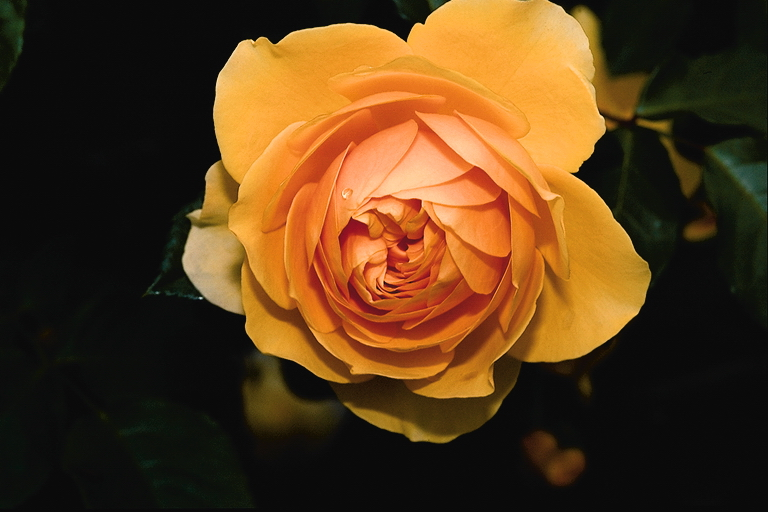
#> input picture 实验3彩色图像处理/6.10.jpg, 768 x 512 px, found by its file name
$ python test.py
#> lines starting #> are read from the running program, lines starting #| are printed output that depends on the picture; after the words box and inside, x2 and y2 are one past the last pixel; in counts of white or black regions, pixels touching at a corner belong together
#> further down, img is the input picture: shape (512, 768, 3); mean B, G, R 25.9, 58.6, 88.8
import cv2
import matplotlib.pyplot as plt
import numpy as np

def calcAndDrawHist(image):
    b, g, r = cv2.split(image)
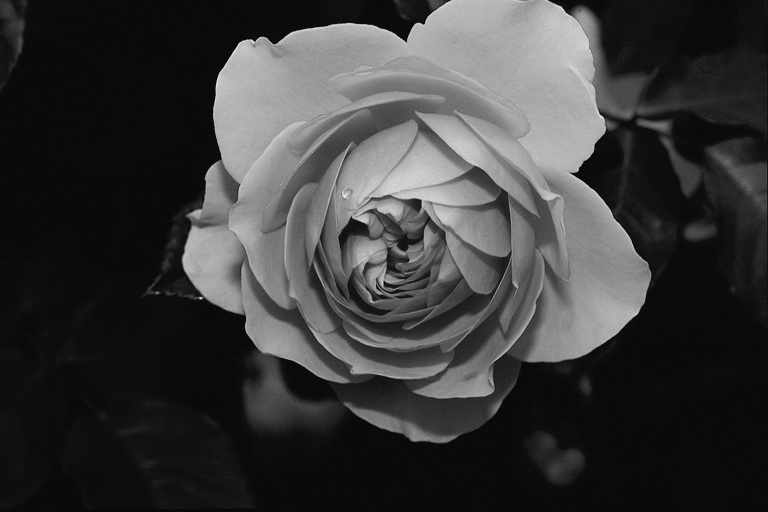
#> g: shape (512, 768); min 0, max 240, mean 58.6

    # 显示图像
    fig, ax = plt.subplots(2, 2)
    ax[0, 0].set_title('b hist')
    ax[0, 0].hist(b.ravel(), bins=256)
    ax[0, 1].set_title('g hist')
    ax[0, 1].hist(g.ravel(), bins=256)
    ax[1, 0].set_title('r hist')
    ax[1, 0].hist(r.ravel(), bins=256)
    ax[1, 1].set_title('src')
    ax[1, 1].imshow(cv2.cvtColor(image, cv2.COLOR_BGR2RGB))
    # ax[0,0].axis('off');ax[0,1].axis('off');ax[1,0].axis('off');
    ax[1, 1].axis('off')  # 关闭坐标轴显示
    plt.show()
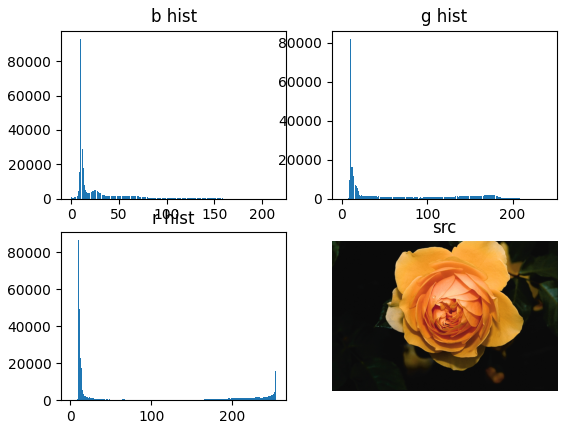
#> figure drawn by matplotlib, 4 panels; panel 1: tallest bar 93198 high, from x = 9.24 to 10.08; panel 2: tallest bar 82246 high, from x = 9.38 to 10.31; panel 3: tallest bar 86512 high, from x = 9.93 to 10.92

def RGB_separate(image, l_b, l_g, l_r, h_b, h_g, h_r):
    # 定义提取颜色的上下限
    lower = np.array([l_b, l_g, l_r])
    higher = np.array([h_b, h_g, h_r])
    # 提取图像中界限范围的部分
    mask = cv2.inRange(image, lower, higher)
    left = cv2.bitwise_not(img, img, mask=mask)
    return left

def HSI_separete(image, thresh):
    # value 局部阈值
    # 根据图像的hsi，得到该图像i分量的影响较大，固该函数以亮度为模板进行掩膜操作
#> called with thresh = 100
    img_hsi = cv2.cvtColor(image, cv2.COLOR_BGR2HSV)
#> img_hsi: shape (512, 768, 3); mean H, S, V 19.2, 101.6, 89.8
    # HSI空间通道0是色调，1是饱和度， 2是亮度
    h = img_hsi[:, :, 0]
    s = img_hsi[:, :, 1]
    i = img_hsi[:, :, 2]
    # threshold(InputArray src, OutputArray dst, double thres, double maxval, int type)
    # src：源图像，可以为8位的灰度图，也可以为32位的彩色图像；
    # dst：输出图像；
    # thresh：阈值；
    # maxval：二值图像中灰度最大值
    # type：阈值操作类型
    ret_i, binary_i = cv2.threshold(i, thresh, 255, cv2.THRESH_BINARY)
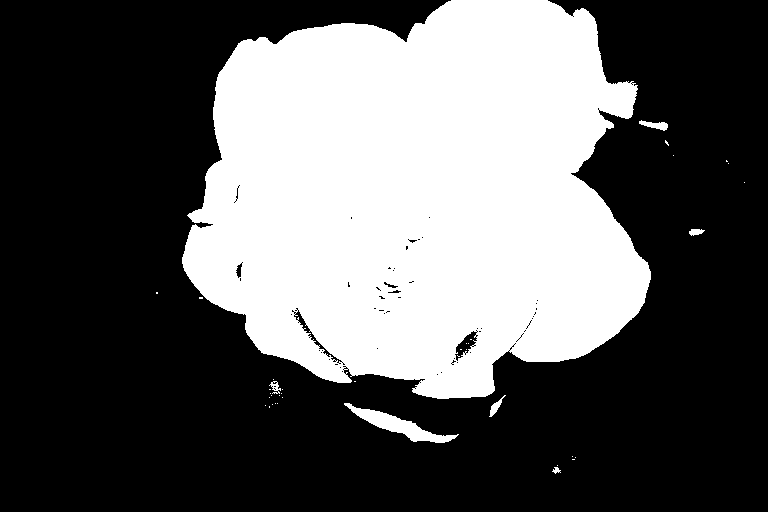
#> binary_i: shape (512, 768); 36.2% white; 39 white regions (32 under 20 px), largest, box (x1, y1, x2, y2) and area: (182, 0, 651, 399) 140362, (344, 403, 459, 443) 1288, (639, 120, 668, 131) 163
#> ret_i = 100
    # 与运算
    h = cv2.bitwise_and(h, binary_i)
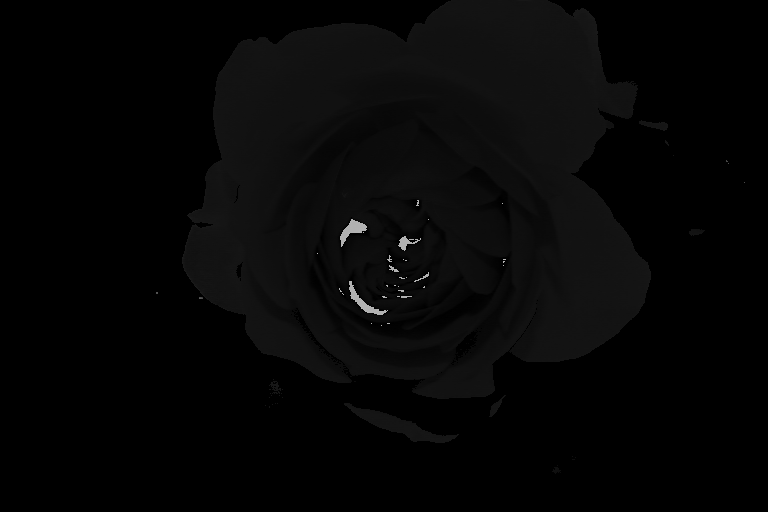
#> h: shape (512, 768); min 0, max 179, mean 5.7
    s = cv2.bitwise_and(s, binary_i)
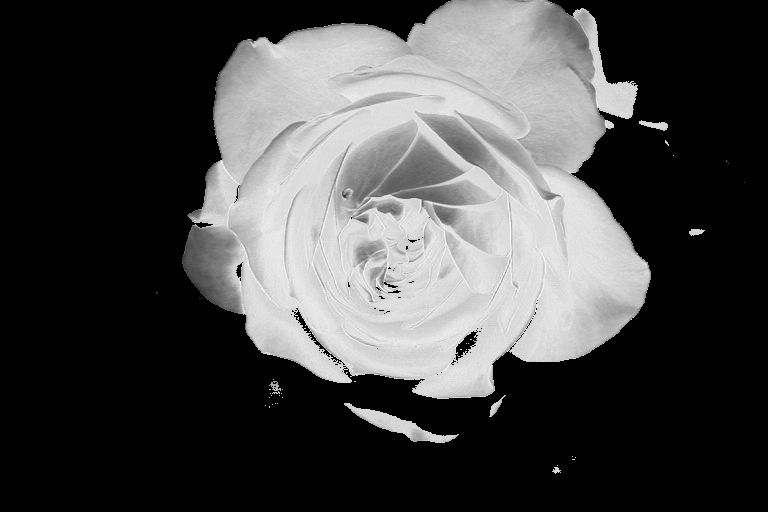
#> s: shape (512, 768); min 0, max 255, mean 71
    i = cv2.bitwise_and(i, binary_i)
    img_hsi = cv2.merge([h, s, i])
#> img_hsi: shape (512, 768, 3); mean H, S, V 5.7, 71, 78.3
    image_rgb = cv2.cvtColor(img_hsi, cv2.COLOR_HSV2BGR)
    return image_rgb

img = cv2.imread("C:\\tmp\\6.10.jpg")
rgb_show = calcAndDrawHist(img)
HSIImg = HSI_separete(img, 100)
RGBImg = RGB_separate(img, l_b=9, l_g=9, l_r=9, h_b=13, h_g=13, h_r=14)
#> in RGB_separate, `mask = cv2.inRange(image, lower, higher)`:
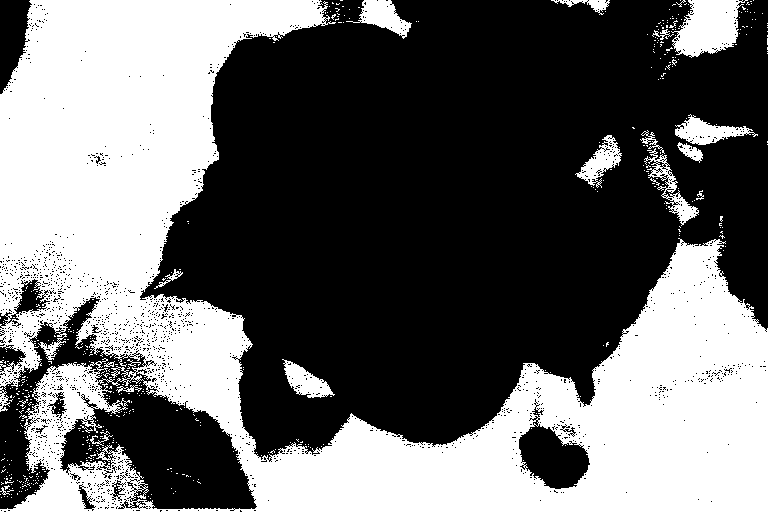
#> mask: shape (512, 768); 41.1% white; 499 white regions (477 under 20 px), largest, box (x1, y1, x2, y2) and area: (0, 0, 768, 512) 151131, (671, 0, 748, 58) 2845, (675, 114, 758, 145) 1136
#> in RGB_separate, `left = cv2.bitwise_not(img, img, mask=mask)`:
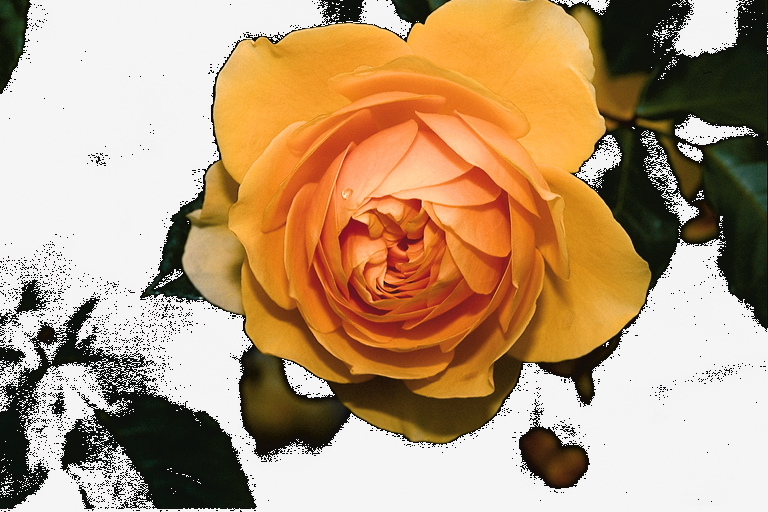
#> left: shape (512, 768, 3); mean B, G, R 121.9, 154.5, 184.8
cv2.imshow("HSI_separete", HSIImg)
cv2.imshow("RGB_separete", RGBImg)
cv2.waitKey()
cv2.destroyAllWindows()

$ run again, with 实验3彩色图像处理/6.14.jpg copied over 实验3彩色图像处理/6.10.jpg
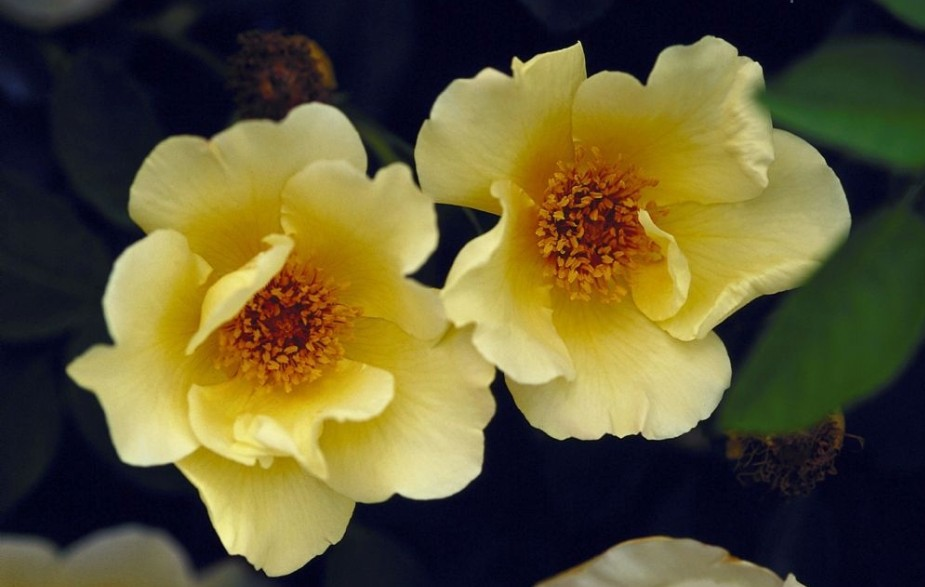
#> input picture 实验3彩色图像处理/6.14.jpg, 925 x 587 px, found by its file name
#> img is the input picture: shape (587, 925, 3); mean B, G, R 50.6, 86.8, 94.8
#> in HSI_separete, `ret_i, binary_i = cv2.threshold(i, thresh, 255, cv2.THRESH_BINARY)`:
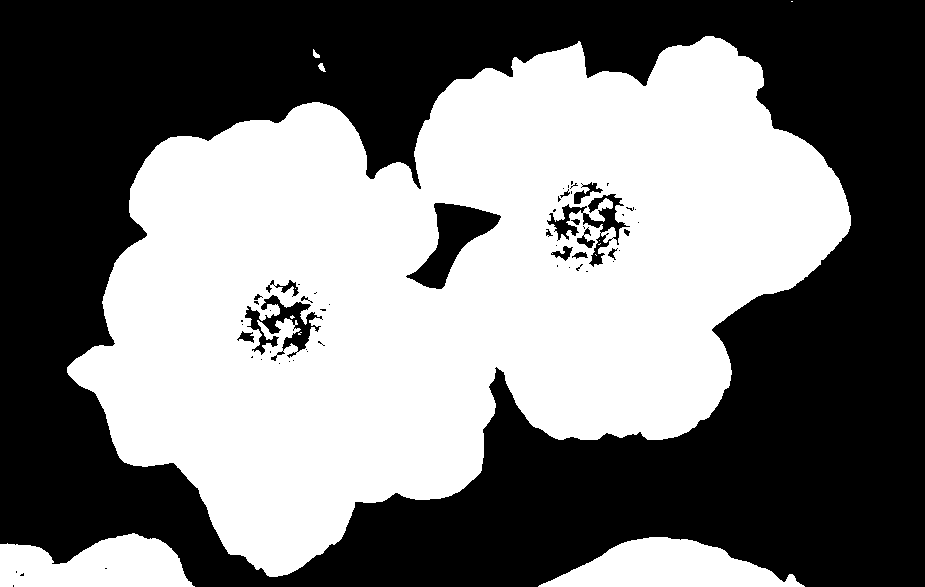
#> binary_i: shape (587, 925); 47.8% white; 12 white regions (7 under 20 px), largest, box (x1, y1, x2, y2) and area: (67, 36, 851, 577) 244066, (538, 537, 805, 587) 7952, (0, 533, 195, 587) 7570, (318, 63, 326, 72) 41, (313, 49, 320, 58) 36
#> ret_i = 100
#> in HSI_separete, `image_rgb = cv2.cvtColor(img_hsi, cv2.COLOR_HSV2BGR)`:
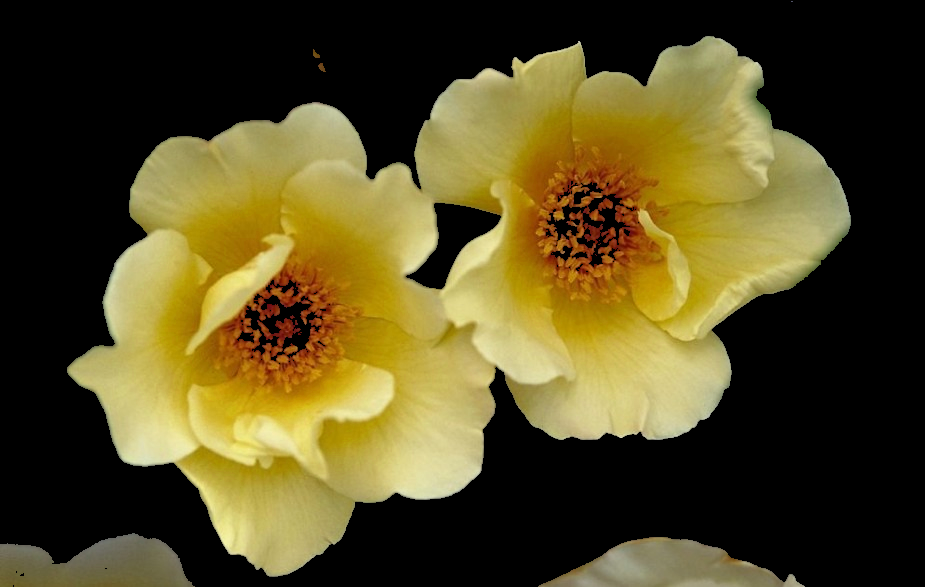
#> image_rgb: shape (587, 925, 3); mean B, G, R 34.5, 74.9, 85.2
#> mask: shape (587, 925); 0.02% white in thin lines or dots, all inside (x1, y1, x2, y2) = (140, 34, 838, 584)

$ run again, with 实验3彩色图像处理/4.9.bmp saved as 实验3彩色图像处理/6.10.jpg
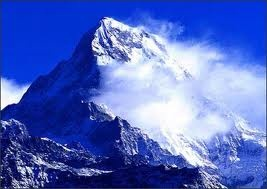
#> input picture 实验3彩色图像处理/4.9.bmp, 267 x 189 px, found by its file name
#> img is the input picture: shape (189, 267, 3); mean B, G, R 193.7, 105.9, 82.9
#> in HSI_separete, `ret_i, binary_i = cv2.threshold(i, thresh, 255, cv2.THRESH_BINARY)`:
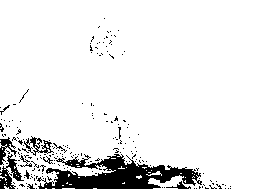
#> binary_i: shape (189, 267); 91.4% white; 199 black regions (188 under 20 px), largest, box (x1, y1, x2, y2) and area: (37, 154, 202, 189) 2891, (0, 154, 24, 189) 352, (24, 136, 54, 156) 206
#> ret_i = 100
#> in HSI_separete, `image_rgb = cv2.cvtColor(img_hsi, cv2.COLOR_HSV2BGR)`:
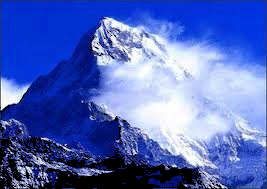
#> image_rgb: shape (189, 267, 3); mean B, G, R 186.6, 104.3, 81.8
#> mask: shape (189, 267); every value is 0
